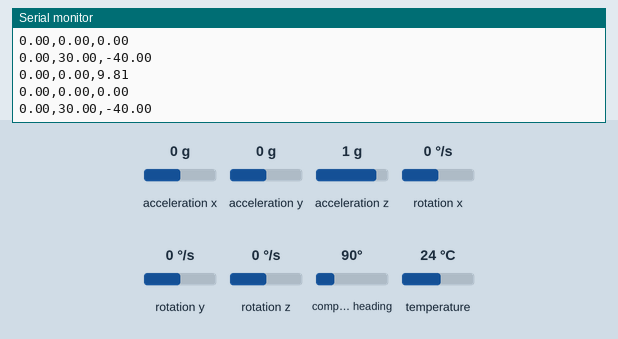
Simulated run of this sketch. Board: ESP32. On the bench: the last lines printed to the serial monitor. The inputs (shaded band) are chosen by the test bench; at power-on: acceleration x 0 g, acceleration y 0 g, acceleration z 1 g, rotation x 0 °/s, rotation y 0 °/s, rotation z 0 °/s, compass heading 90°, temperature 24 °C.

Above: at 2.8 s.
2.9 s: acceleration x set to -1.4 g
At 5.2 s:
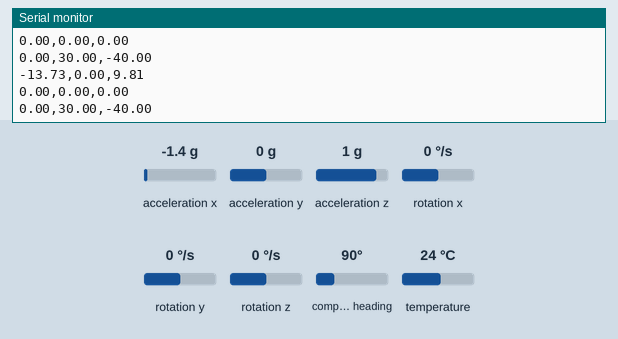
5.6 s: acceleration y set to -1.4 g
At 6.9 s:
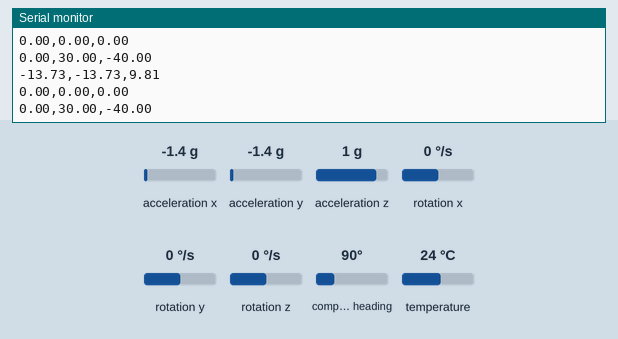
8.3 s: acceleration z set to -1.4 g
At 10.8 s:
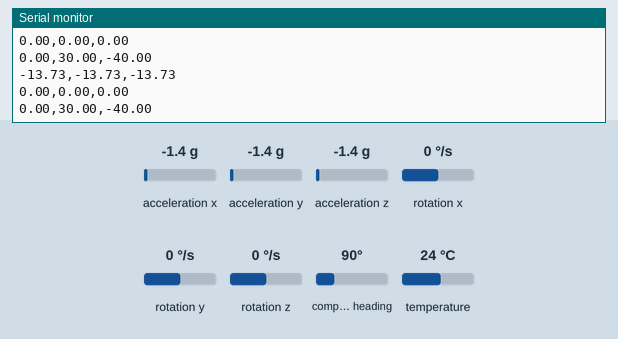
11.0 s: rotation x set to -192 °/s
At 13.0 s:
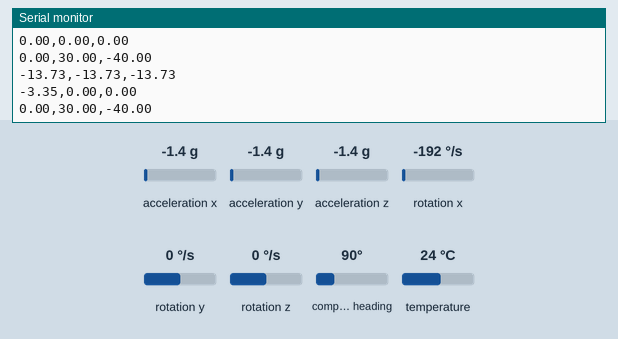
13.7 s: rotation y set to -192 °/s
At 14.6 s:
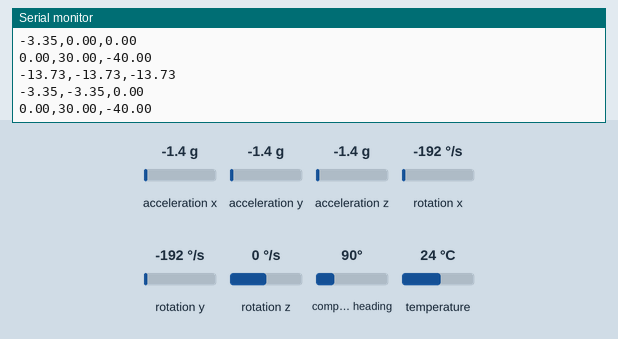
Timing chart, 0 to 16.7 s (numbered marks = the images above; inputs shaded):
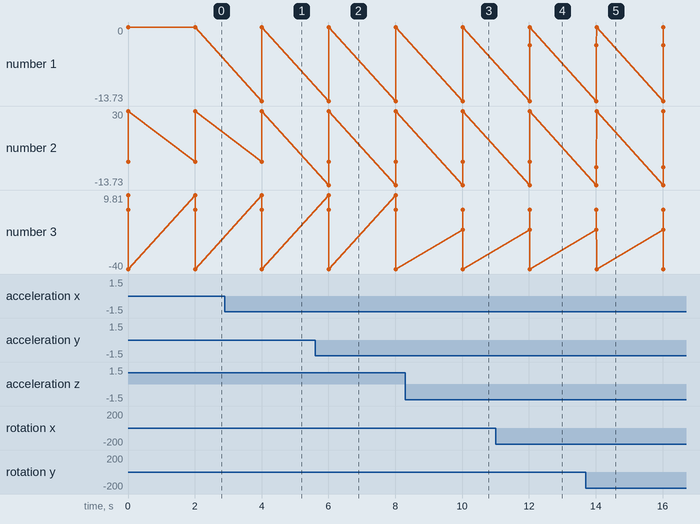

The sketch:

lsm9ds1_first_script.ino
```cpp
#include <Wire.h>
#include <WiFi.h>
#include <SPI.h>
#include <Adafruit_LSM9DS1.h>
#include <Adafruit_Sensor.h>  // not used in this demo but required!

// i2c
//Adafruit_LSM9DS1 lsm = Adafruit_LSM9DS1();

#define LSM9DS1_SCK 18
#define LSM9DS1_MISO 19
#define LSM9DS1_MOSI 23
#define LSM9DS1_XGCS 5
#define LSM9DS1_MCS 15
// You can also use software SPI
Adafruit_LSM9DS1 lsm = Adafruit_LSM9DS1(LSM9DS1_SCK, LSM9DS1_MISO, LSM9DS1_MOSI, LSM9DS1_XGCS, LSM9DS1_MCS);
// Or hardware SPI! In this case, only CS pins are passed in
//Adafruit_LSM9DS1 lsm = Adafruit_LSM9DS1(LSM9DS1_XGCS, LSM9DS1_MCS);


void setupSensor()
{
  // 1.) Set the accelerometer range
  lsm.setupAccel(lsm.LSM9DS1_ACCELRANGE_2G);
  //lsm.setupAccel(lsm.LSM9DS1_ACCELRANGE_4G);
  //lsm.setupAccel(lsm.LSM9DS1_ACCELRANGE_8G);
  //lsm.setupAccel(lsm.LSM9DS1_ACCELRANGE_16G);

  // 2.) Set the magnetometer sensitivity
  lsm.setupMag(lsm.LSM9DS1_MAGGAIN_4GAUSS);
  //lsm.setupMag(lsm.LSM9DS1_MAGGAIN_8GAUSS);
  //lsm.setupMag(lsm.LSM9DS1_MAGGAIN_12GAUSS);
  //lsm.setupMag(lsm.LSM9DS1_MAGGAIN_16GAUSS);

  // 3.) Setup the gyroscope
  lsm.setupGyro(lsm.LSM9DS1_GYROSCALE_245DPS);
  //lsm.setupGyro(lsm.LSM9DS1_GYROSCALE_500DPS);
  //lsm.setupGyro(lsm.LSM9DS1_GYROSCALE_2000DPS);
}


void setup()
{
  Serial.begin(115200);

  while (!Serial) {
    delay(1); // will pause Zero, Leonardo, etc until serial console opens
  }

  Serial.println("LSM9DS1 data read demo");

  // Try to initialise and warn if we couldn't detect the chip
  if (!lsm.begin())
  {
    Serial.println("Oops ... unable to initialize the LSM9DS1. Check your wiring!");
    while (1);
  }
  Serial.println("Found LSM9DS1 9DOF");

  // helper to just set the default scaling we want, see above!
  setupSensor();
}

void loop()
{
  lsm.read();  /* ask it to read in the data */

  /* Get a new sensor event */
  sensors_event_t a, m, g, temp;

  lsm.getEvent(&a, &m, &g, &temp);
// Prints accel in the format "x,y,z" m/s^2
Serial.print(a.acceleration.x); Serial.print(","); Serial.print(a.acceleration.y); Serial.print(","); Serial.print(a.acceleration.z);
Serial.println();
// Prints gyro in format "x,y,z" dps
Serial.print(g.gyro.x); Serial.print(","); Serial.print(g.gyro.y); Serial.print(","); Serial.print(g.gyro.z);
Serial.println();
// Prints mag in formation "x,y,z" gauss
Serial.print(m.magnetic.x); Serial.print(","); Serial.print(m.magnetic.y); Serial.print(","); Serial.print(m.magnetic.z);
Serial.println();

  Serial.println();
  delay(2000);
}
```

Measured:
- after the input at 2.9 s, the serial monitor: prints a new line after 1.1 s (image 1)
- after the input at 5.6 s, the serial monitor: prints a new line after 0.41 s (image 2)
- after the input at 8.3 s, the serial monitor: prints a new line after 1.7 s (image 3)
- after the input at 11.0 s, the serial monitor: prints a new line after 1.0 s (image 4)
- after the input at 13.7 s, the serial monitor: prints a new line after 0.32 s (image 5)
